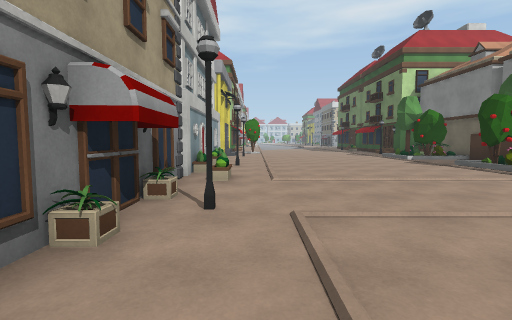
[1] (above)

21 first-person views from a walk through a 3-D level made in the Unity game engine. The camera is 1.4 m above the floor, tilts 4° down and sees 85° across. The floor is counted in squares, 2 m on a side. Each view is taken from the middle of a square. On the plan, view 1 faces up. The plan holds only what a view shows up to about 9 squares ahead; the rest is blank. The place goes on beyond the plan. The player character is not drawn. Surface patterns are stand-ins for the level's own textures.

[2]
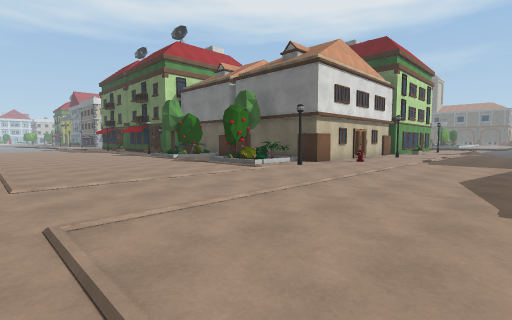

[3]
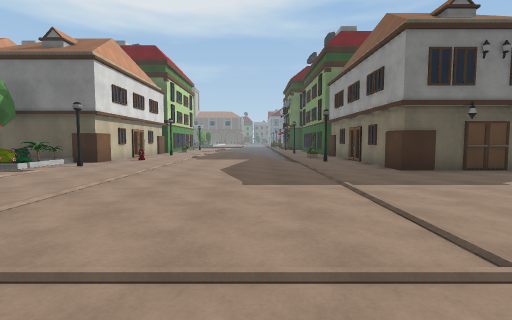

[4]
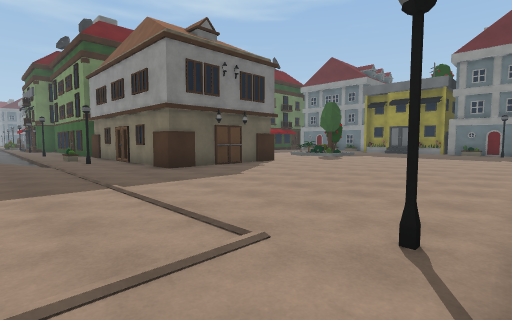

[5]
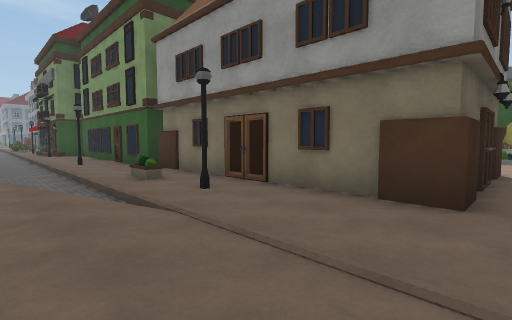

[6]
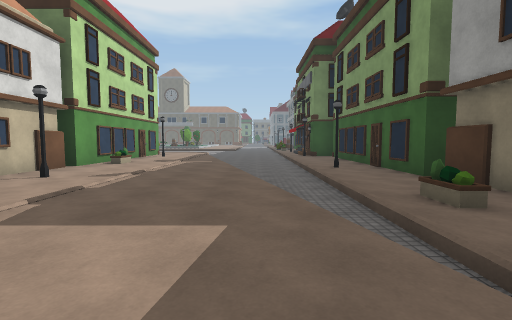

[7]
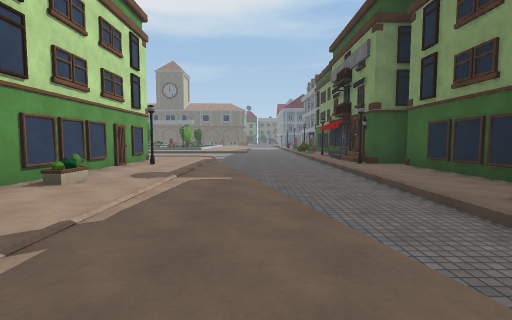

[8]
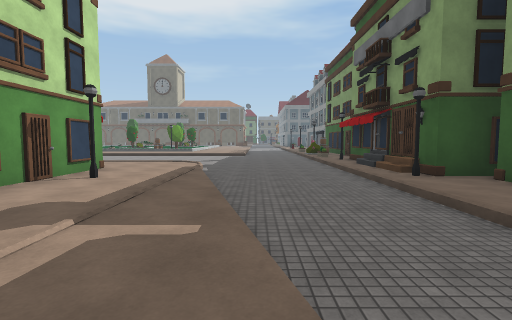

[9]
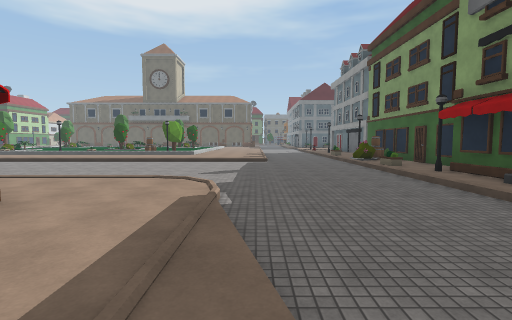

[10]
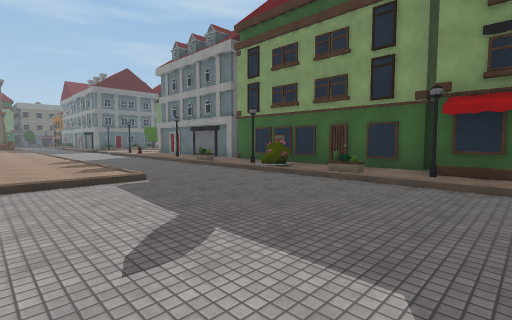

[11]
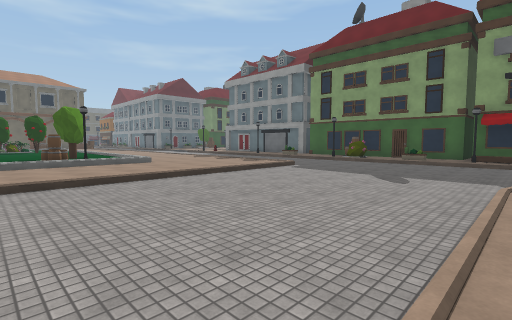

[12]
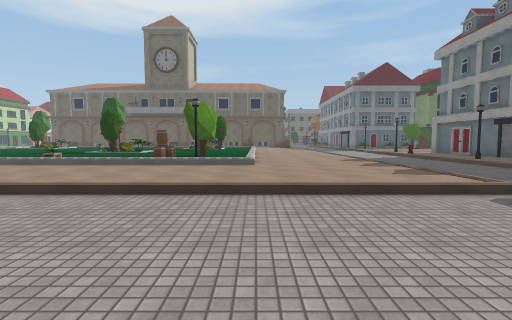

[13]
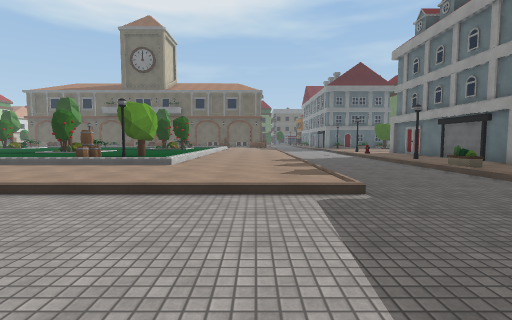

[14]
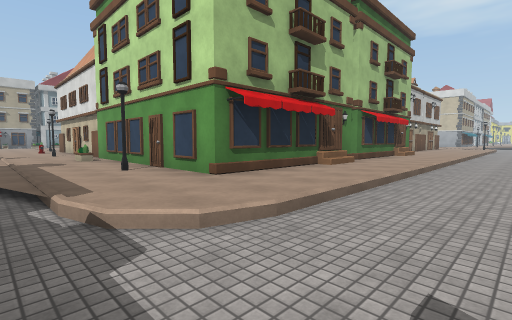

[15]
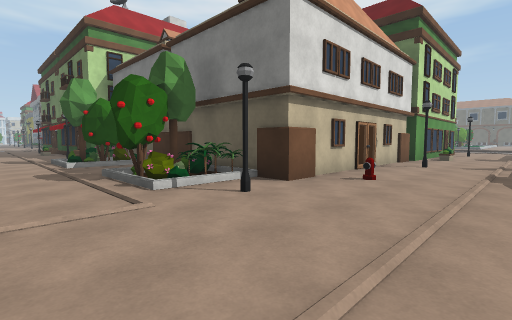

[16]
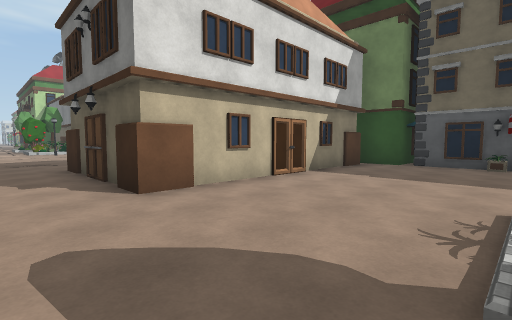

[17]
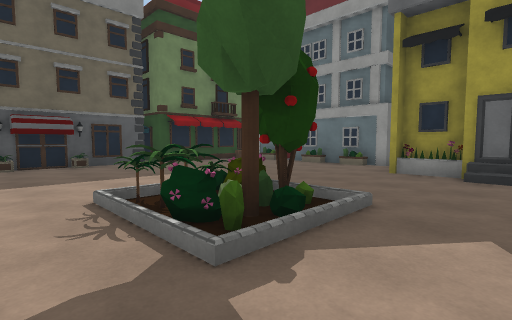

[18]
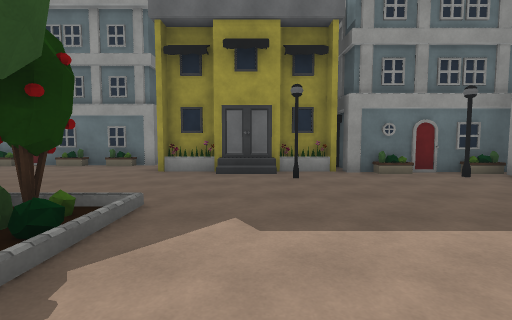

[19]
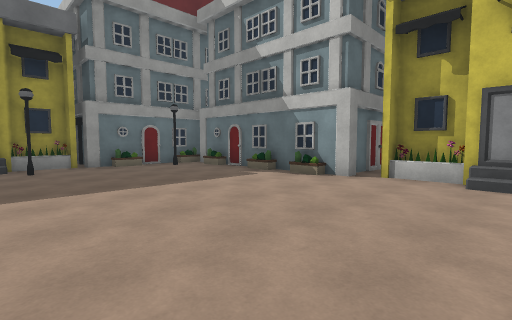

[20]
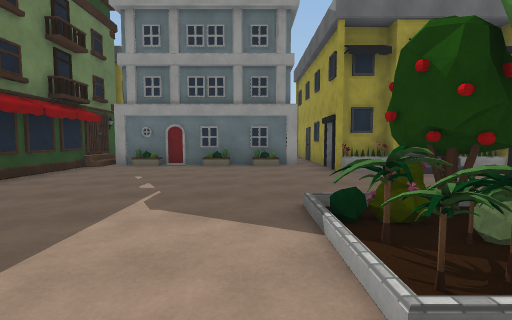

[21]
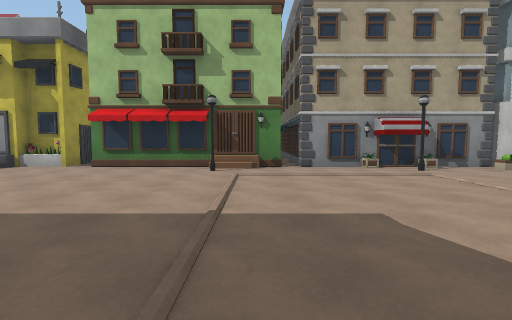

### Floor plan
Key: @ floor where view 1 was taken; # wall or solid block; x gap in a wall; . main floor; : floor 0.25 m higher than the main floor; - floor 0.25 m lower than the main floor; / step, stairs or slope; H house; B barrel; T tree; O other object.
Columns run from 3 left of view 1 to 34 right of it. Each row starts with its distance up from view 1.
 12         .OO             H..-        x:
 11     .. ..OO#            #..--     ./O:
 10     ......O#            #..--    ../ :
  9   H....... #            H..-----.../ :
  8   H....../ #            #..-----...BO:
  7   .......OO#            #..-----...OTT
  6  #........O#            #..-----.../::
  5  #........#######H#######..-----...///
  4  #..........O......O.......-----......
  3  #H......................./-----......
  2  #H...................//--------......
  1  #................///-----------------
  0  #.@...........//---------------------
 -1  #/........//-------------------------
 -2  #H#.......#.O.........H//.H./OO .//.#
 -3  #...............x.....###H#./..H ....
 -4  #.......########     ##   ##      ###
 -5  #.......#
 -6 ##.......##
 -7  #.......H#######
 -8  H/.............##
 -9  #..............H
-10  #..............#
-11  ##.......O....H#
-12   #......OO.....#
-13   #......O/.....#
-14   #.............
-15   ##............#
-16   ####H/H.......H
-17      #####......#
-18          ########

Positions as (right, up) in squares from view 1, and headings:
1: (0, 0), facing up
2: (0, 0), facing up-right
3: (-1, 0), facing right
4: (-1, 0), facing down-right
5: (5, 0), facing down-right
6: (7, 0), facing right
7: (11, 1), facing right
8: (14, 1), facing right
9: (18, 2), facing right
10: (23, 4), facing down-right
11: (23, 9), facing down-right
12: (25, 5), facing right
13: (25, 3), facing right
14: (25, 2), facing up-left
15: (4, 2), facing up-right
16: (4, -11), facing up-right
17: (4, -10), facing down-right
18: (4, -10), facing down
19: (4, -8), facing down-left
20: (8, -10), facing down
21: (6, -1), facing left
